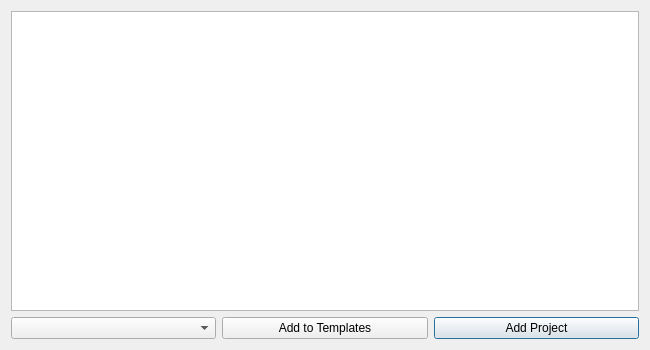
<?xml version="1.0" encoding="UTF-8"?>
<ui version="4.0">
 <class>Dialog</class>
 <widget class="QDialog" name="Dialog">
  <property name="geometry">
   <rect>
    <x>0</x>
    <y>0</y>
    <width>650</width>
    <height>350</height>
   </rect>
  </property>
  <property name="minimumSize">
   <size>
    <width>650</width>
    <height>350</height>
   </size>
  </property>
  <property name="font">
   <font>
    <pointsize>9</pointsize>
   </font>
  </property>
  <property name="windowTitle">
   <string>New Project</string>
  </property>
  <property name="windowIcon">
   <iconset>
    <normalon>../icons/new_project.png</normalon>
   </iconset>
  </property>
  <layout class="QGridLayout" name="gridLayout">
   <item row="1" column="0">
    <widget class="QComboBox" name="template_combo">
     <property name="placeholderText">
      <string>Project Template</string>
     </property>
    </widget>
   </item>
   <item row="1" column="2">
    <widget class="QPushButton" name="submit_button">
     <property name="text">
      <string>Add Project</string>
     </property>
     <property name="autoDefault">
      <bool>false</bool>
     </property>
     <property name="default">
      <bool>true</bool>
     </property>
    </widget>
   </item>
   <item row="1" column="1">
    <widget class="QPushButton" name="addtemplate_button">
     <property name="text">
      <string>Add to Templates</string>
     </property>
     <property name="autoDefault">
      <bool>false</bool>
     </property>
    </widget>
   </item>
   <item row="0" column="0" colspan="3">
    <widget class="QTextEdit" name="details_tedit">
     <property name="tabChangesFocus">
      <bool>true</bool>
     </property>
     <property name="tabStopWidth">
      <number>20</number>
     </property>
    </widget>
   </item>
  </layout>
 </widget>
 <tabstops>
  <tabstop>details_tedit</tabstop>
  <tabstop>template_combo</tabstop>
  <tabstop>addtemplate_button</tabstop>
  <tabstop>submit_button</tabstop>
 </tabstops>
 <resources/>
 <connections/>
</ui>
